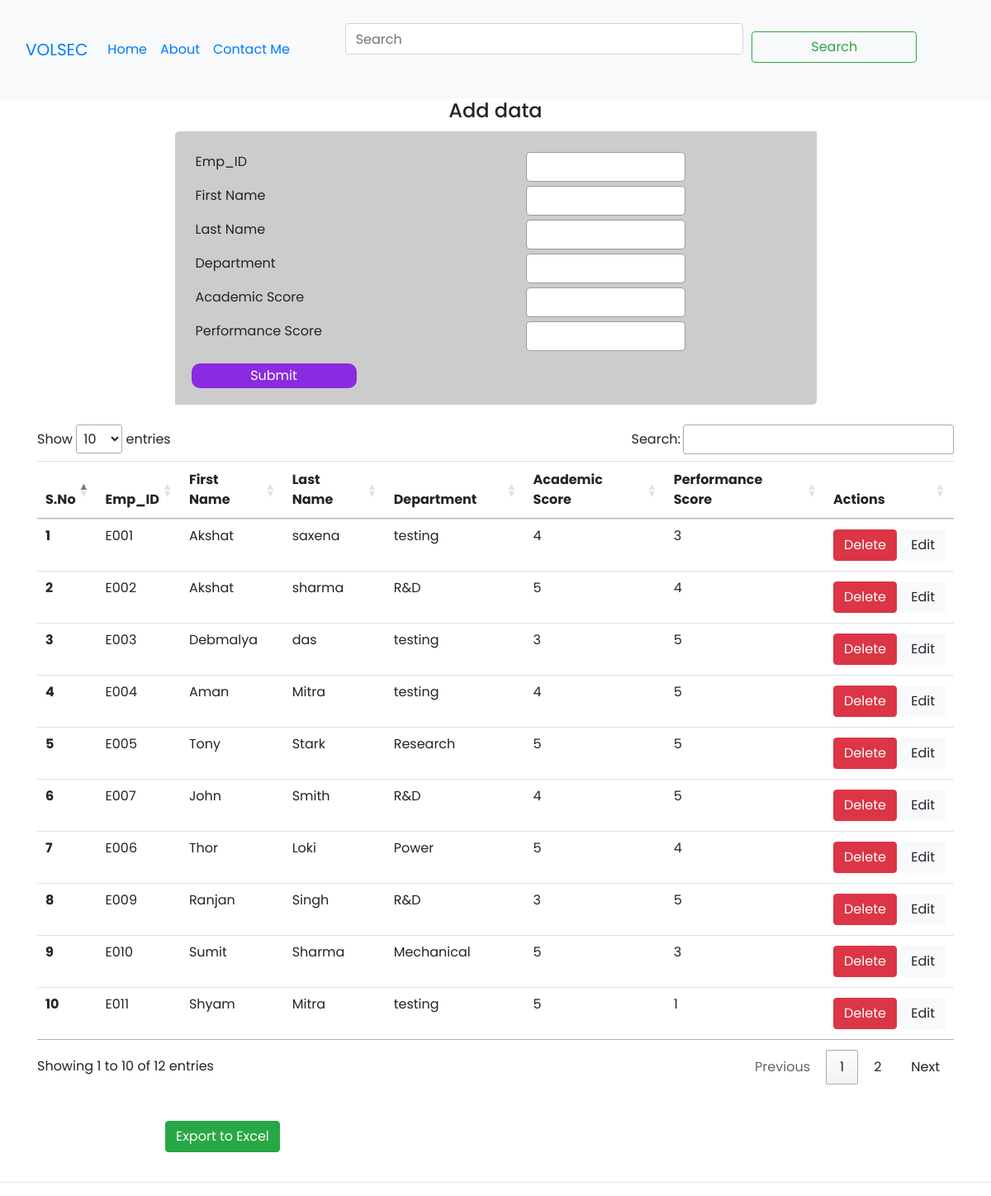
The page / on the database its author committed.
### tables this page shows
CREATE TABLE `infos` (
  `id` int(11) NOT NULL,
  `emp_id` varchar(10) NOT NULL,
  `first_name` varchar(255) NOT NULL,
  `last_name` varchar(255) NOT NULL,
  `dept` varchar(255) NOT NULL,
  `academic_score` int(11) NOT NULL,
  `performance_score` int(11) NOT NULL
);

### index.php (the view, shortened to what this page needs)
<?php
include 'dbconfig.php';
?>
<!doctype html>
<html lang="en">
<head>
    <link rel="stylesheet" href="https://stackpath.bootstrapcdn.com/bootstrap/4.3.1/css/bootstrap.min.css">
    <link rel="stylesheet" href="style.css">
    <link rel="stylesheet" href="//cdn.datatables.net/1.12.1/css/jquery.dataTables.min.css">
    <link rel="stylesheet" href="style.css">
</head>
<body>
    <nav class="navbar navbar-expand-lg bg-light">
        <div class="container-fluid">
            <a class="navbar-brand" href="#">VOLSEC</a>
            <div class="collapse navbar-collapse" id="navbarSupportedContent" style="display: flex; justify-content: space-between;">
                <ul class="navbar-nav me-auto mb-2 mb-lg-0">
                    <li class="nav-item">
                        <a class="nav-link active" aria-current="page" href="#">Home</a>
                    </li>
                    <li class="nav-item">
                        <a class="nav-link" href="#">About</a>
                    </li>
                    <li class="nav-item">
                        <a class="nav-link" href="#">Contact Me</a>
                    </li>
                </ul>
                <form class="d-flex" role="search" style="display: flex; gap: 10px">
                    <input class="form-control me-2" type="search" placeholder="Search" aria-label="Search">
                    <button class="btn btn-outline-success" type="submit">Search</button>
                </form>
            </div>
        </div>
    </nav>
    <div class="container">
        <h4>Add data</h4>
        <form action="/vols/index.php" method="post">
            <div class="field emp_id">
                <label for="emp_id">Emp_ID</label>
                <input type="text" name="emp_id" id="emp_id" required>
            </div>
            <div class="field fname">
                <label for="first-name">First Name</label>
                <input type="text" name="first_name" id="first-name" required>
            </div>
            <div class="field lname">
                <label for="last-name">Last Name</label>
                <input type="text" name="last_name" id="last-name" required>
            </div>
            <div class="field dept">
                <label for="dept">Department</label>
                <input type="text" name="dept" id="dept" required>
            </div>
            <div class="field a_score">
                <label for="a_score">Academic Score</label>
                <input type="number" min="1" max="5" name="academic_score" id="a_score" required>
            </div>
            <div class="field p_score">
                <label for="p_score">Performance Score</label>
                <input type="number" min="1" max="5" name="performance_score" id="p_score" required>
            </div>
            <button type="submit">Submit</button>
        </form>
    </div>
    <div class="container my-4">
        <table class="table my-2" id="myTable">
            <thead>
                <tr>
                    <th scope="col">S.No</th>
                    <th scope="col">Emp_ID</th>
                    <th scope="col">First Name</th>
                    <th scope="col">Last Name</th>
                    <th scope="col">Department</th>
                    <th scope="col">Academic Score</th>
                    <th scope="col">Performance Score</th>
                    <th scope="col">Actions</th>
                </tr>
            </thead>
            <tbody>
                <?php
                $sql = "SELECT * FROM infos ORDER BY id";
                $result = mysqli_query($conn, $sql);
                $sno = 0;
                while ($row = mysqli_fetch_assoc($result)) {
                    $sno = $sno + 1;
                    echo "<tr>
                    <th scope = 'row'> " . $sno . "</th>
                    <td> " . $row['emp_id'] . "</td>
                    <td> " . $row['first_name'] . "</td>
                    <td> " . $row['last_name'] . "</td>
                    <td> " . $row['dept'] . "</td>
                    <td> " . $row['academic_score'] . "</td>
                    <td> " . $row['performance_score'] . "</td>
                    <td><button id =" . $row['id'] . " class = 'delete btn btn-danger my-1'>Delete</button> <button class = 'edit btn btn-light' id = " . $row['id'] . ">Edit</button>
                </td>
                    </tr>";
                }
                ?>
            </tbody>
        </table>
    </div>
    <form action="excel.php" method="POST">
        <input type="submit" name="export_excel" class="btn btn-success" value="Export to Excel">
    </form>
    <hr>
</body>
</html>

### style.css (style rules this page uses)
body { position: relative; }
* { font-family: 'Poppins', sans-serif; }
form { width: 70%; padding: 20px; border-radius: 5px 0 5px 0; margin: 0 auto; margin-bottom: 1rem; }
form .field { display: flex; margin:5px; }
form .field input { border-radius: 5px; outline: none; border: none; padding: 5px; border: 1px solid #9a9c9a; width: 193px; }
form label { width: 400px; }
.container form { background-color: #ccc; margin-top: 10px; }
form button { border: none; border-radius: 10px; padding: 3px 10px; width: 50%; max-width: 200px; background-color: blueviolet; color: white; margin-top: 10px; }
.container h4 { width: 100%; text-align: center; }

### rows shown on the page
infos: emp "E001", first_name "Akshat", last_name "saxena", dept "testing", academic_score "4", performance_score "3"
infos: emp "E002", first_name "Akshat", last_name "sharma", dept "R&D", academic_score "5", performance_score "4"
infos: emp "E003", first_name "Debmalya", last_name "das", dept "testing", academic_score "3", performance_score "5"
infos: emp "E004", first_name "Aman", last_name "Mitra", dept "testing", academic_score "4", performance_score "5"
infos: emp "E005", first_name "Tony", last_name "Stark", dept "Research", academic_score "5", performance_score "5"
infos: emp "E007", first_name "John", last_name "Smith", dept "R&D", academic_score "4", performance_score "5"
infos: emp "E006", first_name "Thor", last_name "Loki", dept "Power", academic_score "5", performance_score "4"
infos: emp "E009", first_name "Ranjan", last_name "Singh", dept "R&D", academic_score "3", performance_score "5"
infos: emp "E010", first_name "Sumit", last_name "Sharma", dept "Mechanical", academic_score "5", performance_score "3"
infos: emp "E011", first_name "Shyam", last_name "Mitra", dept "testing", academic_score "5", performance_score "1"
